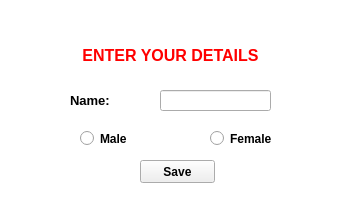
<?xml version="1.0" encoding="UTF-8"?>
<ui version="4.0">
 <class>gamerdetails</class>
 <widget class="QWidget" name="gamerdetails">
  <property name="geometry">
   <rect>
    <x>0</x>
    <y>0</y>
    <width>364</width>
    <height>216</height>
   </rect>
  </property>
  <property name="windowTitle">
   <string>Form</string>
  </property>
  <widget class="QRadioButton" name="male">
   <property name="geometry">
    <rect>
     <x>80</x>
     <y>130</y>
     <width>82</width>
     <height>17</height>
    </rect>
   </property>
   <property name="font">
    <font>
     <weight>75</weight>
     <bold>true</bold>
    </font>
   </property>
   <property name="text">
    <string>Male</string>
   </property>
  </widget>
  <widget class="QRadioButton" name="female">
   <property name="geometry">
    <rect>
     <x>210</x>
     <y>130</y>
     <width>82</width>
     <height>17</height>
    </rect>
   </property>
   <property name="font">
    <font>
     <weight>75</weight>
     <bold>true</bold>
    </font>
   </property>
   <property name="text">
    <string>Female</string>
   </property>
  </widget>
  <widget class="QPushButton" name="savedetails">
   <property name="geometry">
    <rect>
     <x>140</x>
     <y>160</y>
     <width>75</width>
     <height>23</height>
    </rect>
   </property>
   <property name="font">
    <font>
     <weight>75</weight>
     <bold>true</bold>
    </font>
   </property>
   <property name="text">
    <string>Save</string>
   </property>
  </widget>
  <widget class="QGraphicsView" name="graphicsView">
   <property name="geometry">
    <rect>
     <x>-35</x>
     <y>-19</y>
     <width>521</width>
     <height>371</height>
    </rect>
   </property>
   <property name="minimumSize">
    <size>
     <width>521</width>
     <height>371</height>
    </size>
   </property>
   <property name="styleSheet">
    <string notr="true">background-image: url(:/IMAGES/back13.png);</string>
   </property>
  </widget>
  <widget class="QLineEdit" name="lineEdit">
   <property name="geometry">
    <rect>
     <x>160</x>
     <y>90</y>
     <width>111</width>
     <height>21</height>
    </rect>
   </property>
  </widget>
  <widget class="QLabel" name="name">
   <property name="geometry">
    <rect>
     <x>70</x>
     <y>90</y>
     <width>51</width>
     <height>21</height>
    </rect>
   </property>
   <property name="font">
    <font>
     <pointsize>9</pointsize>
     <weight>75</weight>
     <bold>true</bold>
    </font>
   </property>
   <property name="text">
    <string>&lt;html&gt;&lt;head/&gt;&lt;body&gt;&lt;p&gt;&lt;span style=&quot; font-size:10pt;&quot;&gt;Name:&lt;/span&gt;&lt;/p&gt;&lt;/body&gt;&lt;/html&gt;</string>
   </property>
  </widget>
  <widget class="QLabel" name="details">
   <property name="geometry">
    <rect>
     <x>50</x>
     <y>40</y>
     <width>241</width>
     <height>31</height>
    </rect>
   </property>
   <property name="text">
    <string>&lt;html&gt;&lt;head/&gt;&lt;body&gt;&lt;p align=&quot;center&quot;&gt;&lt;span style=&quot; font-size:12pt; font-weight:600; color:#ff0000;&quot;&gt;ENTER YOUR DETAILS&lt;/span&gt;&lt;/p&gt;&lt;/body&gt;&lt;/html&gt;</string>
   </property>
  </widget>
  <widget class="QLabel" name="img">
   <property name="geometry">
    <rect>
     <x>0</x>
     <y>0</y>
     <width>361</width>
     <height>211</height>
    </rect>
   </property>
   <property name="text">
    <string>&lt;html&gt;&lt;head/&gt;&lt;body&gt;&lt;p&gt;&lt;img src=&quot;:/IMAGES/back5.png&quot;/&gt;&lt;/p&gt;&lt;/body&gt;&lt;/html&gt;</string>
   </property>
  </widget>
  <zorder>img</zorder>
  <zorder>graphicsView</zorder>
  <zorder>male</zorder>
  <zorder>female</zorder>
  <zorder>savedetails</zorder>
  <zorder>lineEdit</zorder>
  <zorder>name</zorder>
  <zorder>details</zorder>
 </widget>
 <resources>
  <include location="../images.qrc"/>
 </resources>
 <connections/>
</ui>
